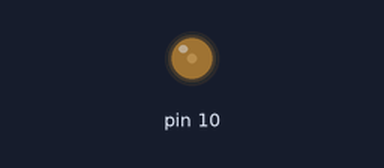
Simulated run of this sketch. Board: Arduino Uno, built with avr-gcc and run on an emulated ATmega328P. Shown: output pins drawn as LEDs (lit = HIGH).

Above: at 0.05 s.
At 0.3 s:
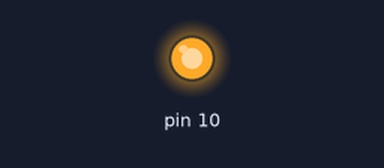
At 0.55 s:
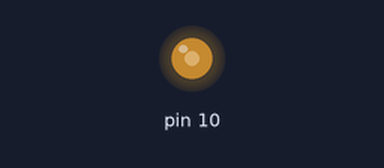
Timing chart, 0 to 3.0 s (numbered marks = the images above):
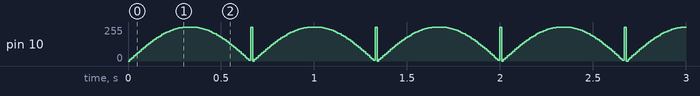

The sketch:

breath2.ino
```cpp
float theta = 0;
bool descending = false;
const float delta = 0.05;
void setup()
{
}

void loop()
{
    analogWrite(10, 255 * sin(theta));
    delay(10);
    if (descending)
    {
        if (theta < 0)
        {
            theta = 0;
            descending = false;
        }
        else
        {
            theta -= delta;
        }
    }
    else
    {
        if (theta > HALF_PI)
        {
            theta = HALF_PI;
            descending = true;
        }
        else
        {
            theta += delta;
        }
    }
}
```

Measured:
- by itself, pin 10: moves between 0/255 and 255/255, repeating every 0.67 s
